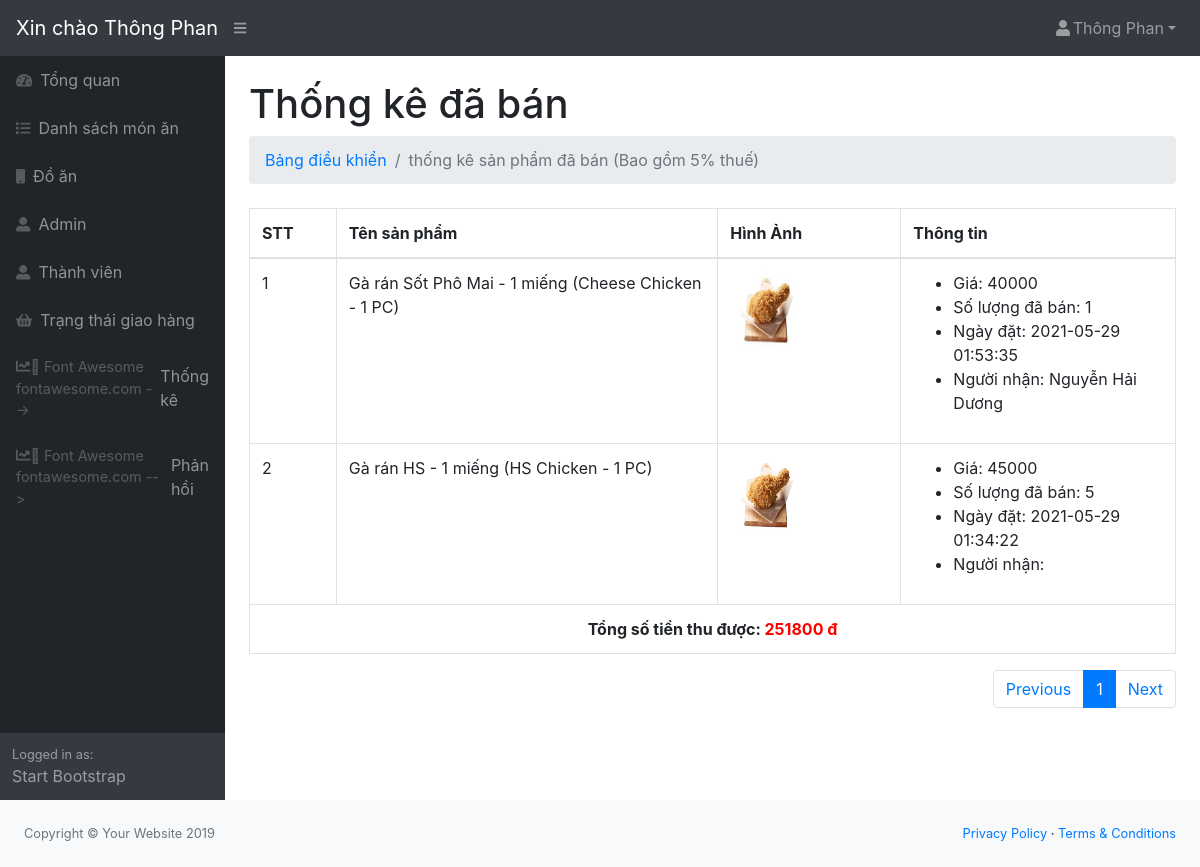
The app's page /admin/modules/thongke/chitiet2.php (signed in) with its own data.
### tables this page shows
CREATE TABLE `orders` (
  `id` int(11) NOT NULL,
  `transaction_id` int(11) DEFAULT NULL,
  `product_id` int(11) DEFAULT NULL,
  `qty` tinyint(4) DEFAULT NULL,
  `price` int(11) DEFAULT NULL,
  `created_at` timestamp NULL DEFAULT current_timestamp(),
  `updated_at` timestamp NULL DEFAULT current_timestamp()
);

CREATE TABLE `product` (
  `id` int(11) NOT NULL,
  `name` varchar(100) DEFAULT NULL,
  `slug` varchar(100) DEFAULT NULL,
  `price` int(11) DEFAULT NULL,
  `sale` tinyint(4) DEFAULT 0,
  `thundar` varchar(200) DEFAULT NULL,
  `rated` int(11) NOT NULL DEFAULT 0,
  `comment` int(11) NOT NULL DEFAULT 0,
  `category_id` int(11) DEFAULT NULL,
  `content` text DEFAULT NULL,
  `head` int(11) DEFAULT 0,
  `view` int(11) DEFAULT 0,
  `hot` tinyint(4) DEFAULT 0,
  `number` int(11) NOT NULL DEFAULT 0,
  `create_at` timestamp NULL DEFAULT current_timestamp(),
  `update_at` timestamp NULL DEFAULT current_timestamp()
);

CREATE TABLE `transaction` (
  `id` int(11) NOT NULL,
  `amount` int(11) DEFAULT NULL,
  `users_id` int(11) DEFAULT NULL,
  `name` varchar(100) DEFAULT NULL,
  `phone` varchar(50) DEFAULT NULL,
  `address` varchar(100) DEFAULT NULL,
  `status` tinyint(4) DEFAULT 0,
  `created_at` timestamp NULL DEFAULT current_timestamp(),
  `updated_at` timestamp NULL DEFAULT current_timestamp() ON UPDATE current_timestamp()
);

### libraries/Database.php (called while the page is built, shortened)
<?php
class Database{
     public $link;
     public function __construct()
     {
        $this->link = mysqli_connect("localhost","root","","webphp") or die ();
         mysqli_set_charset($this->link,"utf8");
     }
        public function countTable($table)
        {
            $sql = "SELECT id FROM  {$table}";
            $result = mysqli_query($this->link, $sql) or die("Lỗi Truy Vấn countTable----" .mysqli_error($this->link));
            $num = mysqli_num_rows($result);
            return $num;
        }
        public function fetchsql( $sql )
        {
            $result = mysqli_query($this->link,$sql) or die("Lỗi  truy vấn sql " .mysqli_error($this->link));
            $data = [];
            if( $result)
            {
                while ($num = mysqli_fetch_assoc($result))
                {
                    $data[] = $num;
                }
            }
            return $data;
        }
         public  function fetchJone($table,$sql ,$page = 0,$row ,$pagi = false )
        {
            $data = [];
            if ($pagi == true )
            {
                $total = $this->countTable($table);
                $sotrang = ceil($total / $row);
                $start = ($page - 1 ) * $row ;
                $sql .= " LIMIT $start,$row";
                $data = [ "page" => $sotrang];
                $result = mysqli_query($this->link,$sql) or die("Lỗi truy vấn fetchJone ---- " .mysqli_error($this->link));
            }
            else
            {
                $result = mysqli_query($this->link,$sql) or die("Lỗi truy vấn fetchJone ---- " .mysqli_error($this->link));
            }
            if( $result)
            {
                while ($num = mysqli_fetch_assoc($result))
                {
                    $data[] = $num;
                }
            }
            return $data;
        }
        public function total($sql)
        {
            $result = mysqli_query($this->link  , $sql);
            $tien = mysqli_fetch_assoc($result);
            return $tien;
        }
    }
?>

### admin/autoload/autoload.php (called while the page is built, shortened)
<?php
	require_once __DIR__. '/../../libraries/Database.php';
	require_once __DIR__. '/../../libraries/Function.php';
	$db = new Database;
 ?>

### libraries/Function.php (called while the page is built, shortened)
<?php
    function base_url()
    {
        return $url  = "http://localhost/fastfood/";
    }
    function uploads()
    {
        return base_url() . "public/uploads/";
    }
 ?>

### admin/modules/thongke/chitiet2.php (the view, shortened to what this page needs)
<?php
require_once __DIR__. '/../../autoload/autoload.php';
$sql = "SELECT transaction.amount, transaction.name as nameuser, transaction.updated_at as time,
product.name as nameproduct, product.price as priceproduct, product.thundar as thundarproduct, orders.*
 FROM orders JOIN transaction on transaction.id = orders.transaction_id
 JOIN product on orders.product_id = product.id" ;
$order = $db->fetchsql($sql);
$sql2 = "SELECT SUM(`amount`) FROM transaction";
$dem2 = $db->total($sql2);
 if (isset($_GET['page']))
    {
       $p = $_GET['page'];
    }
    else
    {
        $p = 1;
    }
    $sql = "SELECT transaction.* FROM transaction ORDER BY ID DESC ";
    $admin = $db->fetchJone("transaction",$sql,$p,5,true);
    if (isset($admin['page']))
    {
       $sotrang = $admin['page'];
    }
?>
<?php require_once __DIR__. '/../../layouts/header.php'; ?>
<div id="layoutSidenav_content">
    <main>
        <div class="container-fluid">
            <h1 class="mt-4">Thống kê đã bán</h1>
            <ol class="breadcrumb mb-4">
                <li class="breadcrumb-item">
                    <a href="index.php">Bảng điều khiển</a>
                </li>
                <li class="breadcrumb-item active">thống kê sản phẩm đã bán (Bao gồm 5% thuế)</li>
            </ol>
            <table class="table table-bordered dataTable" id="dataTable"
                width="100%" cellspacing="0" role="grid"
                aria-describedby="dataTable_info" style="width: 100%;">
                    <thead>
                        <tr role="row">
                            <th class="sorting_asc" tabindex="0" aria-controls="dataTable"
                            rowspan="1" colspan="1" aria-sort="ascending"
                            aria-label="Name: activate to sort column descending"
                            style="width: 5%;">STT</th>
                            <th class="sorting" tabindex="0" aria-controls="dataTable" rowspan="1" colspan="1" aria-label="Position: activate to sort column ascending" style="width: 25%;">Tên sản phẩm</th>
                            <th class="sorting" tabindex="0" aria-controls="dataTable" rowspan="1" colspan="1" aria-label="Office: activate to sort column ascending" style="width: 12%;">Hình Ảnh</th>
                            <th class="sorting" tabindex="0" aria-controls="dataTable" rowspan="1" colspan="1" aria-label="Age: activate to sort column ascending" style="width: 18%;">Thông tin</th>
                        </tr>
                    </thead>
                    <tbody>
                        <?php $stt = 1;foreach ($order as $item): ?>
                            <tr>
                                <td><?php echo $stt ?></td>
                                <td><?php echo $item['nameproduct'] ?></td>
                                <td>
                                    <img src="<?php echo uploads() ?>product/<?php echo $item['thundarproduct'] ?>"
                                    width="80px" height="80px">
                                </td>
                                <td>
                                    <ul>
                                        <li>Giá: <?php echo $item['priceproduct'] ?></li>
                                        <li>Số lượng đã bán: <?php echo $item['qty'] ?></li>
                                        <li>Ngày đặt: <?php echo $item['time'] ?></li>
                                        <li>Người nhận: <?php echo $item['nameuser'] ?></li>
                                    </ul>
                                </td>
                            </tr>
                        <?php $stt++; endforeach ?>
                    </tbody>
                    <tfoot>
		  	<tr>
		      <th colspan="5" style="text-align: center; width: 100%">Tổng số tiền thu được: <span style="color: red"><?php echo $dem2['SUM(`amount`)'] ?> đ</span></th>
		    </tr>
		   </tfoot>
                </table>
                <nav aria-label="Page navigation">
        <ul class="pagination pullright">
            <li class="page-item"><a class="page-link" href="?page=<?php echo --$p ?>">Previous</a></li>
            <?php for($i = 1;$i <= $sotrang;$i++) : ?>
            <?php
                if(isset($_GET['page']))
                {
                    $p = $_GET['page'];
                     if($p == 0)$p=1;
                }
                else
                {
                    $p = 1;
                }
                 ?>
            <li class="page-item <?php echo ($i == $p) ? 'active' : '' ?>">
                <a class ="page-link" href="?page= <?php echo $i ; ?>"><?php echo $i; ?></a>
            </li>
            <?php endfor; ?>
            <li class="page-item"><a class="page-link" href="?page=<?php echo ++$p ?>">Next</a></li>
        </ul>
    </nav>
        </div>
    </main>
</div>
<?php require_once __DIR__. '/../../layouts/footer.php'; ?>

### records on screen
orders: product.name "Gà rán Sốt Phô Mai - 1 miếng (Cheese Chicken - 1 PC)", product.thundar (picture), product.price "40000", qty "1", transaction.updated_at "2021-05-29 01:53:35", transaction.name "Nguyễn Hải Dương"
orders: product.name "Gà rán HS - 1 miếng (HS Chicken - 1 PC)", product.thundar (picture), product.price "45000", qty "5", transaction.updated_at "2021-05-29 01:34:22"

### other values on screen
$_SESSION['admin_name'] "Thông Phan"
$dem2['SUM(`amount`)'] "251800"
